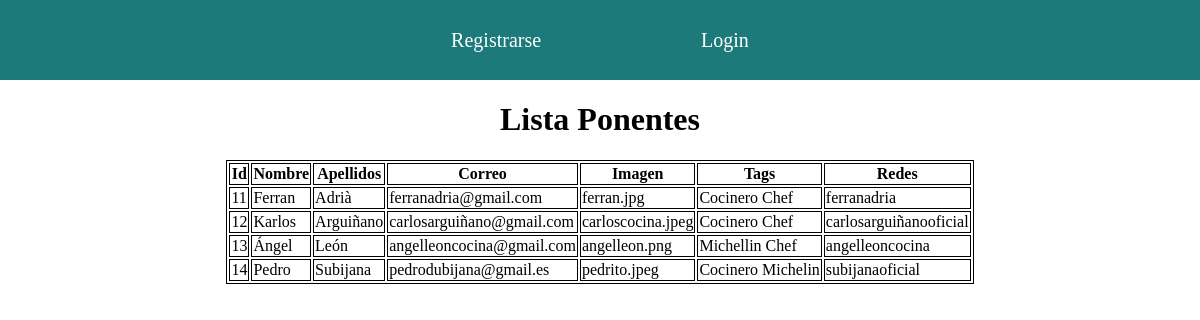
The page / on the database its author committed.
### tables this page shows
CREATE TABLE `ponentes` (
  `id` int(11) NOT NULL,
  `nombre` varchar(255) NOT NULL,
  `apellidos` varchar(255) NOT NULL,
  `correo` varchar(255) NOT NULL,
  `imagen` varchar(255) NOT NULL,
  `tags` varchar(255) NOT NULL,
  `redes` varchar(255) NOT NULL
);

### Lib/BaseDatos.php (called while the page is built, shortened)
<?php
class BaseDatos {
    public PDO $conexion;
    private string $servidor;
    private string $usuario;
    private string $pass;
    private string $base_datos;
    function __construct() {
        $this->servidor = $_ENV['DB_HOST'];
        $this->usuario = $_ENV['DB_USER'];
        $this->pass = $_ENV['DB_PASS'];
        $this->base_datos = $_ENV['DB_DATABASE'];
        $this->conexion = $this->conectar();
    }
    private function conectar(): PDO {
        try{
            $opciones = array(
                PDO::MYSQL_ATTR_INIT_COMMAND => "SET NAMES utf8",
                PDO::MYSQL_ATTR_FOUND_ROWS => true
            );
            $conexion = new PDO("mysql:host={$this->servidor};dbname={$this->base_datos};charset=utf8",$this->usuario, $this->pass, $opciones);
            return $conexion;
        }catch(PDOException $e){
            echo 'Ha surgido Un error y no se puede cOnectar a la base de datOs. Detalle: '.$e->getMessage();
            exit;
        }
    }
    public function consulta(string $consultaSQL){
        $this->resultado=$this->conexion->query($consultaSQL);
        return $this -> resultado;
    }
}

### Controllers/PonenteController.php (called while the page is built, shortened)
<?php
class PonenteController{
    private Pages $pages;
    private ApiponenteController $api;
    public function __construct(){
        $this -> pages = new Pages();
        $this -> api = new ApiponenteController();
    }
    public function getAll(){
        $response = $this -> api -> getAll();
        $response = json_decode($response);
        $this -> pages -> render('index',['response' => $response]);
    }
}
?>

### Controllers/ApiponenteController.php (called while the page is built, shortened)
<?php
    class ApiponenteController{
        private Ponente $ponente;
        public function __construct()
        {
            $this -> ponente = new Ponente("","","","","","");
        }
        public function getAll(){
            $ponentes = $this -> ponente -> findAll();
            $PonenteArr = [];
            if(!empty($ponentes)){
                $PonenteArr["message"] = json_decode(ResponseHttp::statusMessage(202,'OK'));
                $PonenteArr["Ponentes"] = [];
                foreach($ponentes as $fila){
                    $PonenteArr["Ponentes"][] = $fila;
                }
            }else{
                $PonenteArr["message"] = json_decode(ResponseHttp::statusMessage(400, 'No hay ponentes'));
                $PonenteArr["Ponentes"] = [];
            }
            if($PonenteArr==[]){
                $response = json_encode(ResponseHttp::statusMessage(400,'No hay ponentes'));
            }else{
                $response = json_encode($PonenteArr);
            }
            return $response;
        }
}

### Models/ponente.php (called while the page is built, shortened)
<?php
    class Ponente{
            private BaseDatos $conexion;
            public function __construct(string $id,string $nombre,string $apellidos,string $imagen,string $tags,string $redes)
            {
                $this -> conexion = new BaseDatos();
            }
            public function findAll(){
                $statement = "SELECT * FROM ponentes;";
                try{
                    $statement = $this -> conexion -> consulta($statement);
                    return $statement -> fetchAll(\PDO::FETCH_ASSOC);
                }catch(\PDOException $e){
                    exit($e -> getMessage());
                }
            }
        }

### public/index.php (called while the page is built, shortened)
<?php
    Router::add('GET','/',function(){
        (new PonenteController()) -> getAll();
    });
    Router::dispatch();
?>

### Lib/ResponseHttp.php (called while the page is built, shortened)
<?php
    class ResponseHttp
    {
        private static function getStatusMessage($code): string {
            $statusMessage= array (
            100 => 'Continue',
            101 => 'Switching Protocols',
            200 => 'OK',
            201 => 'Created',
            202 => 'Accepted',
            203 => 'Non-Authoritative Information',
            204 => 'No Content',
            205 => 'Reset Content',
            206 => 'Partial Content',
            300 => 'Multiple Choices',
            301 => 'Moved Permanently',
            302 => 'Moved Temporarily',
            303 => 'See Other',
            304 => 'Not Modified',
            305 => 'Use Proxy',
            400 => 'Bad Request',
            401 => 'Unauthorized',
            402 => 'Payment Required',
            403 => 'Forbidden',
            404 => 'Not Found',
            405 => 'Method Not Allowed',
            406 => 'Not Acceptable',
            407 => 'Proxy Authentication Required',
            408 => 'Request Time-out',
            409 => 'Conflict',
            410 => 'Gone',
            411 => 'Length Required',
            412 => 'Precondition Failed',
            413 => 'Request Entity Too Large',
            414 => 'Request-URI Too Large',
            415 => 'Unsupported Media Type',
            500 => 'Internal Server Error',
            501 => 'Not Implemented',
            502 => 'Bad Gateway',
            503 => 'Service Unavailable',
            504 => 'Gateway Time-out',
            505 => 'HTTP Version not supported',
            );
            return ($statusMessage[$code]) ?: $statusMessage[500];
        }
        final public static function statusMessage(int $status, string $res) {
            $mensaje= [
                "status" => self::getStatusMessage($status),
                "message"=>$res
            ];
            return json_encode($mensaje);
        }
}

### Lib/pages.php (called while the page is built, shortened)
<?php
class Pages{
    public function render(string $pageName, array $params = null): void{
        require_once "../views/$pageName.php";
    }
}
?>

### views/index.php (the view, shortened to what this page needs)
<!DOCTYPE html>
<html lang="en">
<head>
    <link rel="stylesheet" href="../src/styles/style-index.css">
</head>
<nav class="navbar">
    <?php
    if(isset($_SESSION['usuario']) && $_SESSION['usuario'] != ''):?>
        <a href="<?php $_ENV['BASE_URL']?>usuario/logout/">Cerrar Sesion</a>
        <?php else:?>
            <a href="<?php $_ENV['BASE_URL']?>usuario/register/">Registrarse</a>
            <a href="<?php $_ENV['BASE_URL']?>usuario/login/">Login</a>
        <?php endif;?>
</nav>
<body>
    <div class="container">
    <h1>Lista Ponentes</h1>
<?php
$ponentes = $response -> Ponentes;
echo '<table><tr><th>Id</th><th>Nombre</th><th>Apellidos</th><th>Correo</th><th>Imagen</th><th>Tags</th><th>Redes</th></tr>';
foreach($ponentes as $ponente){
    echo '<tr><td>'. $ponente -> id.'</td>';
    echo '<td>'. $ponente -> nombre.'</td>';
    echo '<td>'. $ponente -> apellidos.'</td>';
    echo '<td>'. $ponente -> correo.'</td>';
    echo '<td>'. $ponente -> imagen.'</td>';
    echo '<td>'. $ponente -> tags.'</td>';
    echo '<td>'. $ponente -> redes.'</td>';
    echo "</tr>";
}
echo '</table>';
?>
</div>
</body>
</html>

### Lib/Router.php (shortened to what this page needs)
<?php
class Router {
    private static array $routes = [];
    public static function add(string $method, string $action, Callable $controller):void{
        $action = trim($action, '/');
        self::$routes[$method][$action] = $controller;
    }
    public static function dispatch():void {
        $method = $_SERVER['REQUEST_METHOD'];
        $action = preg_replace("/\/proyecto-cursos\/public\//",'',$_SERVER['REQUEST_URI']);
        $action = trim($action, '/');
        $param = null;
          $fn = self::$routes[$method][$action] ?? null;
        if($fn){
            $callback = self::$routes[$method][$action];
            echo call_user_func($callback, $param);
        }else {
            echo ResponseHttp::statusMessage(404,'Pagina no encontrada');
        }
        }
}

### src/styles/style-index.css (style rules this page uses)
body { padding: 0; margin: 0; }
.container { display:flex; flex-direction: column; width: 100%; height: 100%; align-items: center; justify-content: center; }
.navbar { width: 100%; height: 80px; display: flex; justify-content: center; align-items: center; gap: 10rem; background-color: rgb(28, 122, 122); }
.navbar a { color: white; font-size: 20px; font-family:'Lucida Sans'; }
a { text-decoration: none; }
table { border: black 1px solid; }
th { border: black 1px solid; }
td { border: black 1px solid; }

### rows shown on the page
ponentes: id "11", nombre "Ferran", apellidos "Adrià", correo "ferranadria@gmail.com", imagen "ferran.jpg", tags "Cocinero Chef", redes "ferranadria"
ponentes: id "12", nombre "Karlos", apellidos "Arguiñano", correo "carlosarguiñano@gmail.com", imagen "carloscocina.jpeg", tags "Cocinero Chef", redes "carlosarguiñanooficial"
ponentes: id "13", nombre "Ángel", apellidos "León", correo "angelleoncocina@gmail.com", imagen "angelleon.png", tags "Michellin Chef", redes "angelleoncocina"
ponentes: id "14", nombre "Pedro", apellidos "Subijana", correo "pedrodubijana@gmail.es", imagen "pedrito.jpeg", tags "Cocinero Michelin", redes "subijanaoficial"
